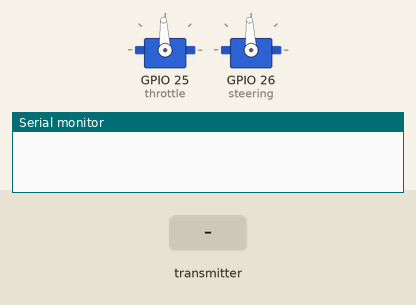
Bench run of a sketch on a simulated ESP32. On the bench: 2 × servo, the last lines printed to the serial monitor. The test bench sets the inputs (shaded band).

Above: at 3.2 s.
3.3 s: the transmitter starts sending recvDeg = 45
At 4.2 s:
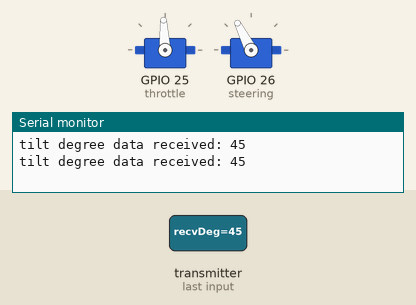
4.8 s: the transmitter starts sending recvDeg = 90
At 5.3 s:
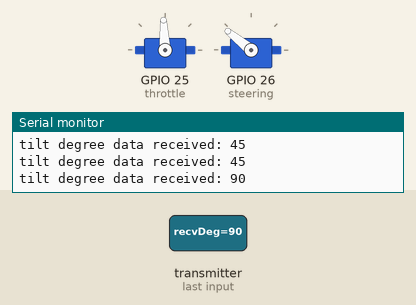
6.3 s: the transmitter starts sending recvDeg = 180
At 7.5 s:
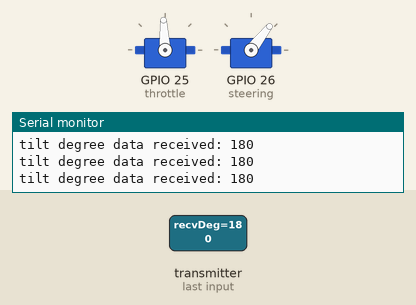
7.8 s: the transmitter starts sending recvDeg = 0
At 8.8 s:
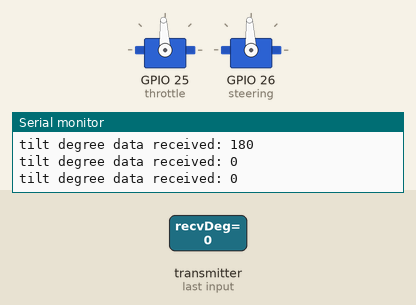
Timing chart, 0 to 10.3 s (numbered marks = the images above; inputs shaded):
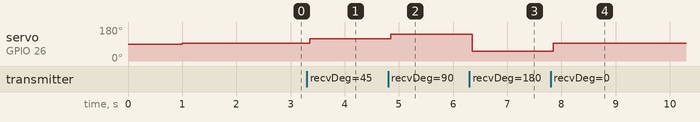

Measured:
- after the input at 3.3 s, servo on GPIO 26 (steering): 93° → 117° after 0.05 s
- after the input at 4.8 s, servo on GPIO 26 (steering): 117° → 141° after 0.05 s
- after the input at 6.3 s, servo on GPIO 26 (steering): 141° → 52° after 0.05 s
- after the input at 7.8 s, servo on GPIO 26 (steering): 52° → 93° after 0.05 s

The sketch:

onCar.ino
```cpp
#include <ESP32Servo.h>
#include <esp_now.h>
#include <WiFi.h>

Servo throttle; //speed control - ESC
Servo steering; //maneuvering control - Servo
int8_t recvDeg;
bool update = false;

unsigned long lastReceiveTime = 0;

void setup() {
  throttle.attach(25); //attach to pins on ESP32
  steering.attach(26);

  Serial.begin(9600); //baud rate

  WiFi.mode(WIFI_STA);

  esp_now_init();
  esp_now_register_recv_cb(onRecv);

  throttle.writeMicroseconds(1500); //initialize neutral throttle
  delay(1000);

  steering.writeMicroseconds(1500); //initialize neutral steering
  delay(1000);
}

void loop() {
  if (update == true) {
    steering.writeMicroseconds(1500 + recvDeg * (500.00/90.00));
    update = false;
  }

  if (millis() - lastReceiveTime > 500) { //if no signal, correct steering to straighten
    steering.writeMicroseconds(1500);
  }
}

void onRecv(const esp_now_recv_info_t *info, const uint8_t *data, int data_len) {
  Serial.print("tilt degree data received: ");
  Serial.println(*data);
  memcpy(&recvDeg, data, sizeof(recvDeg));
  lastReceiveTime = millis();
  update = true;
}
```
